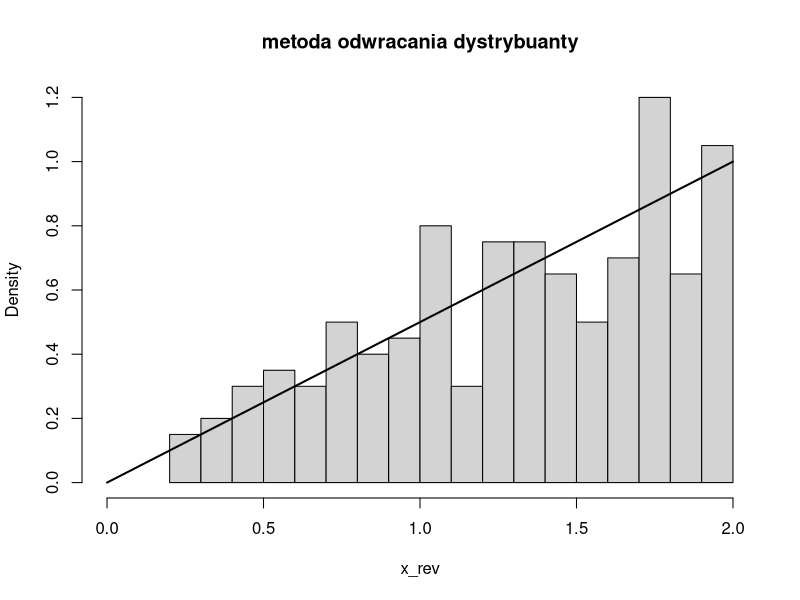
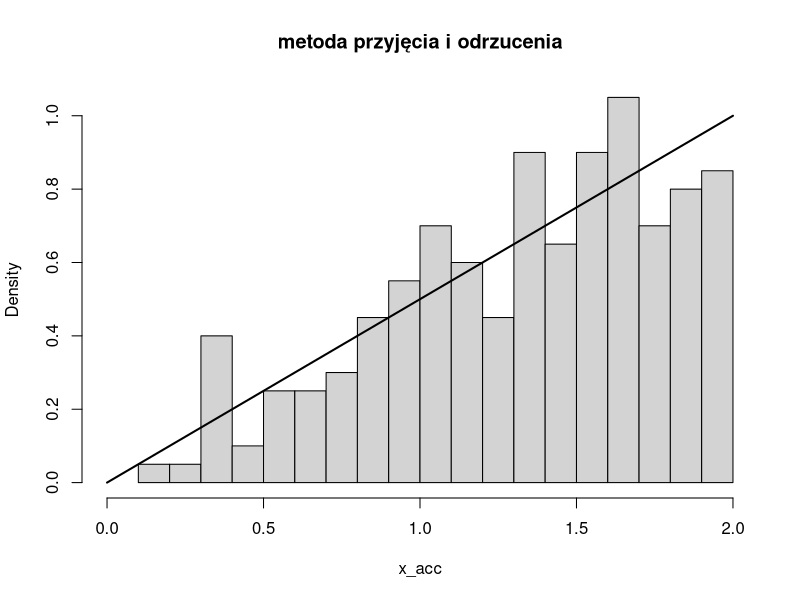

Write R code to recreate these figures, in order.
# Niech X będzie zmienną losową o gęstości 𝑔(𝑥) = 0,5𝑥 dla 0 ≤ 𝑥 ≤ 2, a 𝑔(𝑥) = 0 poza tym.
# a.

# i. Napisać algorytm, który losuje realizację z tego rozkładu za pomocą metody odwracania dystrybuanty.

# G(x) = [0.25t^2]0->x = 0.25x^2
# G^-1(x) = sqrt(4x) = 2*sqrt(x), x nal. [0,2]

# 1. wylosuj u z U[0,1]
# 2. oblicz x = 2 * sqrt(u)
# 3. zwroc x

# ii. Wygenerować 200 realizacji z tego rozkładu za pomocą tego algorytmu.

n <- 200
u <- runif(n)
x_rev <- 2 * sqrt(u)

hist(x_rev,
     freq=FALSE,
     breaks=15,
     main="metoda odwracania dystrybuanty",
     xlim=c(0,2)
     )
curve(0.5*x, add=TRUE, lwd=2)

# iii. Napisać własny (tym razem nie wykorzystujemy gotowej funkcji) algorytm,
# który losuje realizację z tego rozkładu za pomocą metody przyjęcia i odrzucenia.

# max(g) = g(2) = 0.5*2 = 1
# bo g(x) = 0.5x na [0,2] jest rosnaca
# u_check < g(x)/M = 0.5x/1 = 0.5x
# u_check < 0.5x

# 1. wylosuj x_prop z U[0,2]
# 2. wylosuj u_check z U[0,1]
# 3. jeżeli u_check < 0.5*x_prop
#    to zaakceptuj x_prop
#    inaczej odrzuć i wróć do 1.

# iv. Wygenerować 200 realizacji z tego rozkładu za pomocą tego algorytmu.

n <- 200
x_acc <- numeric(n)
accepted <- 0

min = 0
max = 2
g <- function(x){0.5*x}
M <- g(max)

while(accepted < n)
{
  x_prop <- runif(1, min = 0, max = 2) # U[0,2]
  u_check <- runif(1)
  
  if(u_check < g(x_prop) / M)
  {
    accepted <- accepted + 1
    x_acc[accepted] <- x_prop
  }
}

hist(x_acc,
     freq=FALSE,
     breaks=15,
     main="metoda przyjęcia i odrzucenia",
     xlim=c(0,2)
     )
curve(g, add=TRUE, lwd=2)
